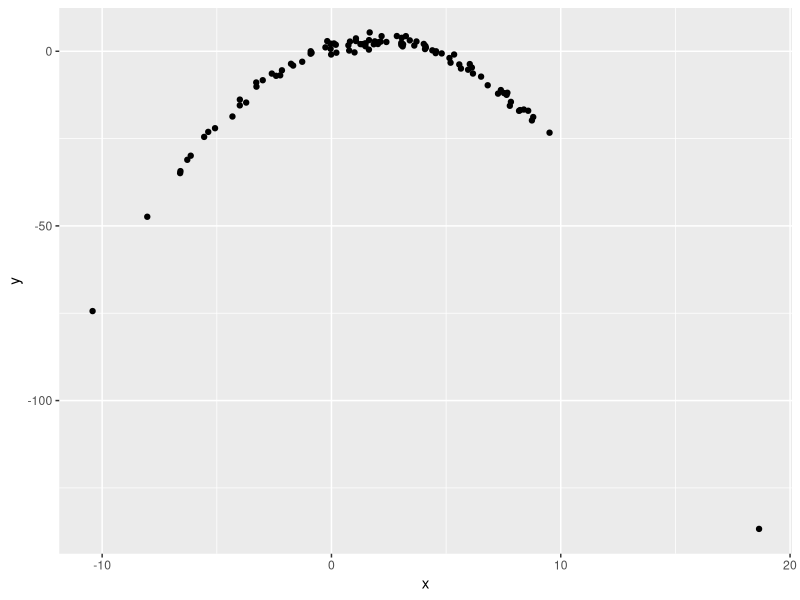

Reproduce this figure in R.
## ---- chunk 1
library(tidyverse)
df = tibble(
  x = rnorm(100,2,5),
  y = 1+2*x-.5*x^2 + rnorm(100)
)

df|>
  ggplot(aes(x = x, y = y)) +
  geom_point()
